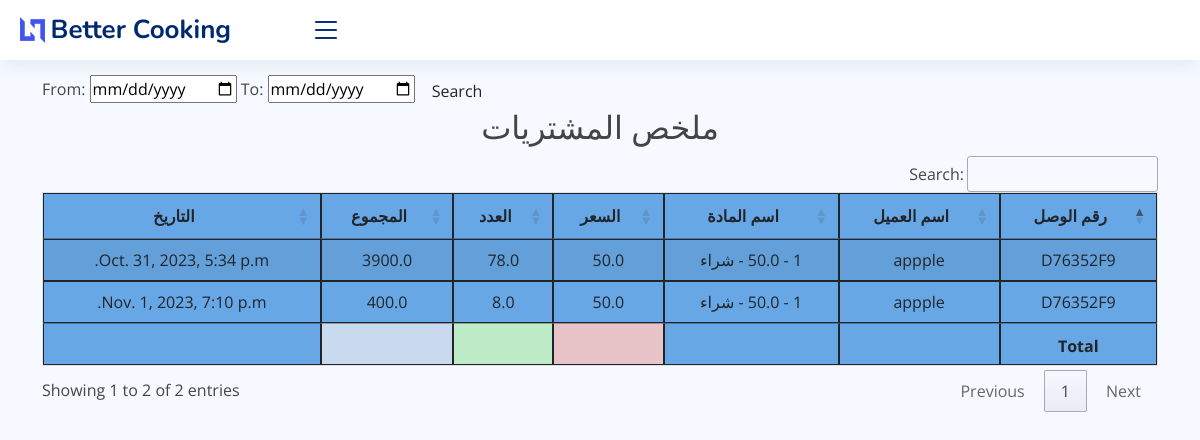
Before: /purchase_report with the older database file.
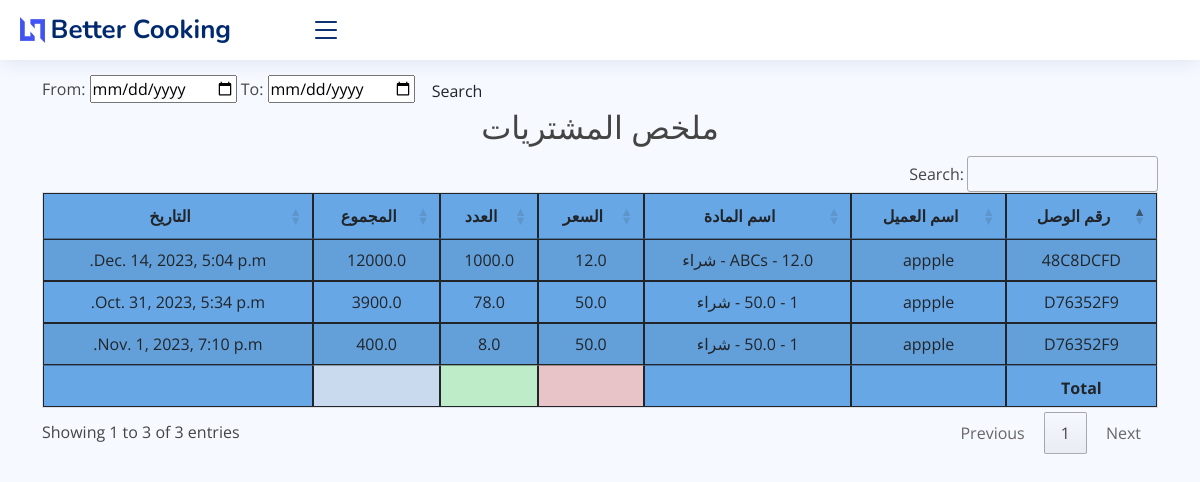
After: the same page with the newer database file.
### core/models.py (models this page shows, shortened)
class PurchaseItem(models.Model):
    purchase_invoice = models.ForeignKey(Purchase, on_delete=models.CASCADE)
    warehouse = models.ForeignKey(Warehouse, on_delete=models.CASCADE,default="Test")  # Add this field
    item = models.ForeignKey(Item, on_delete=models.CASCADE)
    qty = models.FloatField()
    total_amt = models.FloatField(editable=False, default=0)
    pur_date = models.DateTimeField(auto_now_add=True)
    note = models.TextField(max_length=100, blank=True)
    class Meta:
        verbose_name_plural = ' العنصر الذي تم شراؤه'

class Purchase(models.Model):
    invoice_number = models.CharField(max_length=8, unique=True, editable=False)
    vendor = models.ForeignKey(Vendor, on_delete=models.CASCADE)
    date = models.DateTimeField()
    note = models.TextField(blank=True)
    class Meta:
        verbose_name_plural = ' فاتورة الشراء'

class Vendor(models.Model):
    full_name = models.CharField(max_length=50)
    address = models.TextField(blank=True)
    mobile = models.CharField(max_length=15, blank=True)
    status = models.BooleanField(default=False, blank=True)
    note = models.TextField(blank=True)
    class Meta:
        verbose_name_plural = ' الموردين'
    def __str__(self):
        return self.full_name

class Item(models.Model):
    PRICELIST = (
        ('جملة', 'جملة'),
    )
    item_code = models.CharField(max_length=50)
    name = models.CharField(max_length=255)
    category = models.CharField(max_length=30, default='Test')
    price = models.FloatField(default=1)
    price_list = models.CharField(max_length=30, choices=PRICELIST, default='مفرد')
    note = models.TextField(blank=True)
    class Meta:
        verbose_name_plural = 'المواد'
    def __str__(self):
        return f"{self.item_code} - {self.price} - {self.price_list}"

### core/views.py (the view)
# urls.py: path('purchase_report', views.purchase_report, name="purchase_report"),
def purchase_report(request):
    p_reports = PurchaseItem.objects.select_related()
    myFilter = Purchase_Filter(request.GET, queryset=p_reports)
    p_reports = myFilter.qs
    context = {'p_reports': p_reports, 'myFilter': myFilter}
    return render(request, 'core/reports/purchase_report.html', context)

### core/templates/core/reports/purchase_report.html (shortened to what this page needs)
{% extends 'core/base.html' %}
{% block content %}
    <br>
    <br> <br>
    <form class="form-a">
        From: <input type="date" value={{ myFilter.form.max_date }}</input>
        To: <input type="date" value={{ myFilter.form.min_date }}</input>
        <button type="submit" class="btn btn-b">Search</button>
    </form>
    <h2 class="text-center"> ملخص المشتريات </h2>
    <table id="example3" class="table table-striped" style="background-color: #68a7e5">
        <thead>
        <tr>
            <th>رقم الوصل</th>
            <th>اسم العميل</th>
            <th>اسم المادة</th>
            <th>السعر</th>
            <th>العدد</th>
            <th>المجموع</th>
            <th>التاريخ</th>
        </tr>
        </thead>
        <tbody>
        {% for i in  p_reports %}
            <tr>
                <td>{{ i.purchase_invoice.invoice_number }}</td>
                <td>{{ i.purchase_invoice.vendor }}</td>
                <td>{{ i.item }}</td>
                <td>{{ i.item.price }}</td>
                <td>{{ i.qty }}</td>
                <td>{{ i.total_amt }}</td>
                <td>{{ i.pur_date }}</td>
            </tr>
        {% endfor %}
        </tbody>
        <tfoot>
        <th></th>
        <th></th>
   <th></th>
        <th style="background-color: #e8c3c7"></th>
        <th style="background-color: #beecc8"></th>
        <th style="background-color: #c9d9ee"></th>
        <th></th>
        </tfoot>
    </table>
{% endblock %}

Changed rows visible on the page:
added PurchaseItem: purchase_invoice.invoice_number "48C8DCFD", purchase_invoice.vendor "appple", item "ABCs - 12.0 - شراء", item.price "12.0", qty "1000.0", total_amt "12000.0", pur_date "Dec. 14, 2023, 5:04 p.m."
Other visible differences:
text written by a page script: "Search: Showing 1 to 2 of 2 entries Previous 1 Next" → "Search: Showing 1 to 3 of 3 entries Previous 1 Next"
